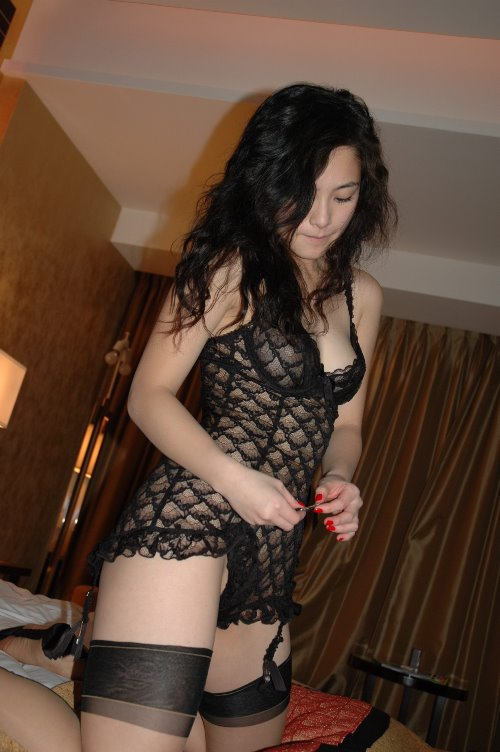
//> input picture opencv3_prog/test_opencv/1.jpg, 500 x 752 px
$ ./dft ../test_opencv/1.jpg   (built with g++ and OpenCV 4)
//> lines starting //> are read from the running program, lines starting //| are printed output that depends on the picture
#include <iostream>
#include <opencv2/highgui/highgui.hpp>
#include <opencv2/imgproc/imgproc.hpp>
#include <opencv2/core/core.hpp>

using namespace std;
using namespace cv;

int main(int argc, char** argv) {
    if(argc != 2) {
        cout << "Usage: dft path_of_image" << endl;
        return 1;
    }

    Mat img = imread(argv[1], 0);
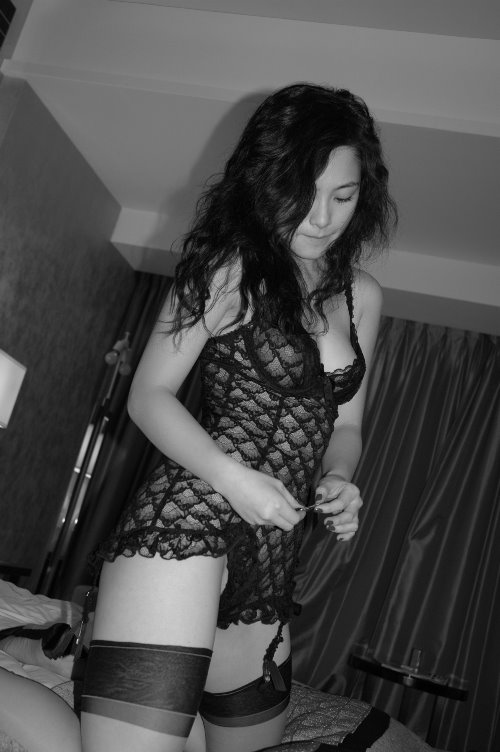
//> img: 752 rows x 500 cols, CV_8UC1; min 0, max 250, mean 73.9
    if(!img.data) {
        cout << "invalid image." << endl;
        return 1;
    }
    imshow("image", img);
    waitKey(0);

    // padding
    int m = getOptimalDFTSize(img.rows);
//> m = 768
    int n = getOptimalDFTSize(img.cols);
//> n = 500
    Mat pad;
    copyMakeBorder(
        img, pad,
        0, m - img.rows,
        0, n - img.cols,
        BORDER_CONSTANT, Scalar::all(0));
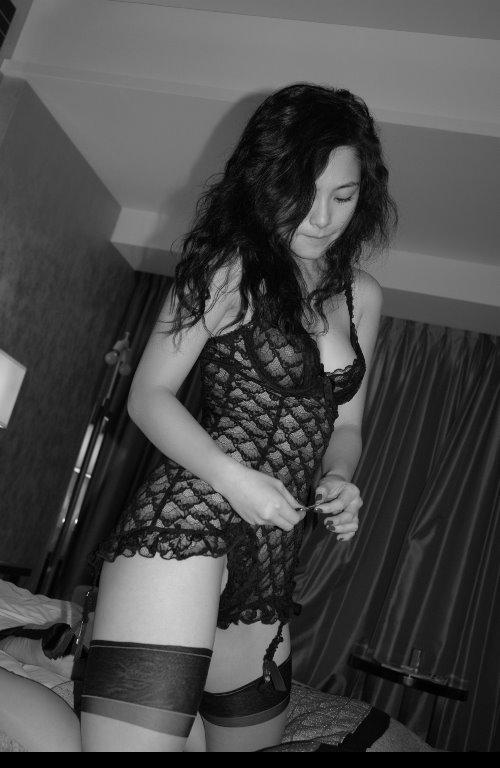
//> pad: 768 rows x 500 cols, CV_8UC1; min 0, max 250, mean 72.3

    cout << "padding:" << m << "\t" << n << endl;
//| padding:768	500
    imshow("padding", pad);
    waitKey(0);

    Mat planes[] = {Mat_<float>(pad), Mat::zeros(pad.size(), CV_32F)};
//> planes[1]: 768 rows x 500 cols, CV_32FC1; every value is 0
    Mat complexI;
    merge(planes, 2, complexI);

    dft(complexI, complexI);
    split(complexI, planes);
    magnitude(planes[0], planes[1], planes[0]);
    Mat magImg = planes[0];
    magImg += Scalar::all(1);
    log(magImg, magImg);

    // trim to even row and col
    magImg = magImg(Rect(0,0,magImg.cols & -2, magImg.rows & -2));
    int cx = magImg.cols / 2;
//> cx = 250
    int cy = magImg.rows / 2;
//> cy = 384
    Mat q0(magImg, Rect(0,0,cx,cy));
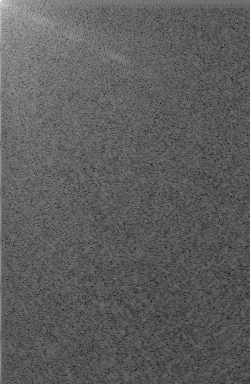
//> q0: 384 rows x 250 cols, CV_32FC1; min 2.84, max 17.14, mean 8.08; drawn with min black and max white
    Mat q1(magImg, Rect(cx,0,cx,cy));
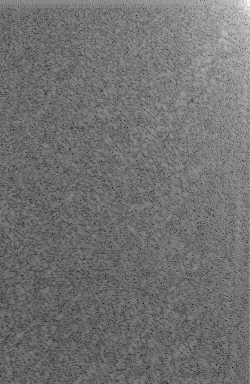
//> q1: 384 rows x 250 cols, CV_32FC1; min 2.66, max 14.73, mean 8.02; drawn with min black and max white
    Mat q2(magImg, Rect(0,cy,cx,cy));
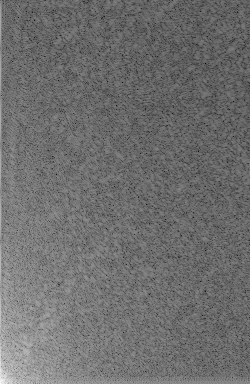
//> q2: 384 rows x 250 cols, CV_32FC1; min 2.66, max 15.02, mean 8.03; drawn with min black and max white
    Mat q3(magImg, Rect(cx,cy,cx,cy));
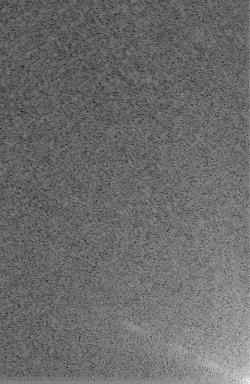
//> q3: 384 rows x 250 cols, CV_32FC1; min 2.84, max 15.22, mean 8.06; drawn with min black and max white

    // switch, q0<->q3, q1<->q2
    Mat tmp;
    q0.copyTo(tmp);
    q3.copyTo(q0);
    tmp.copyTo(q3);

    q1.copyTo(tmp);
    q2.copyTo(q1);
    tmp.copyTo(q2);
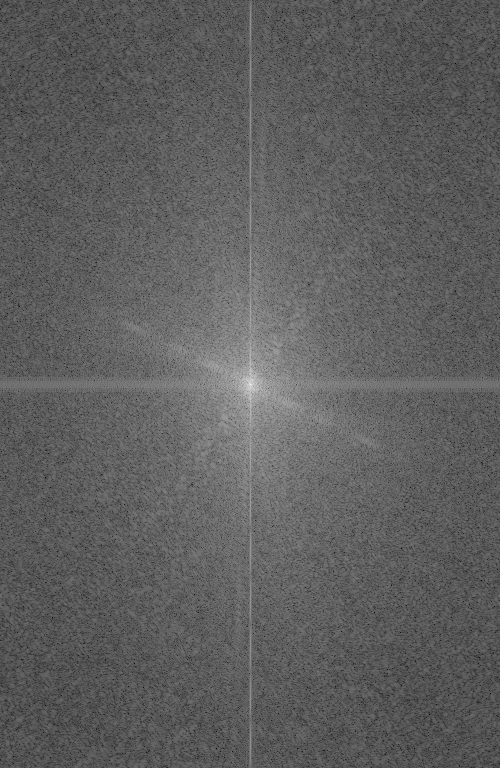
//> magImg: 768 rows x 500 cols, CV_32FC1; min 2.66, max 17.14, mean 8.04; drawn with min black and max white

    normalize(magImg, magImg, 0, 1, NORM_MINMAX);
    imshow("freq", magImg);
    waitKey(0);

    return 0;
}
